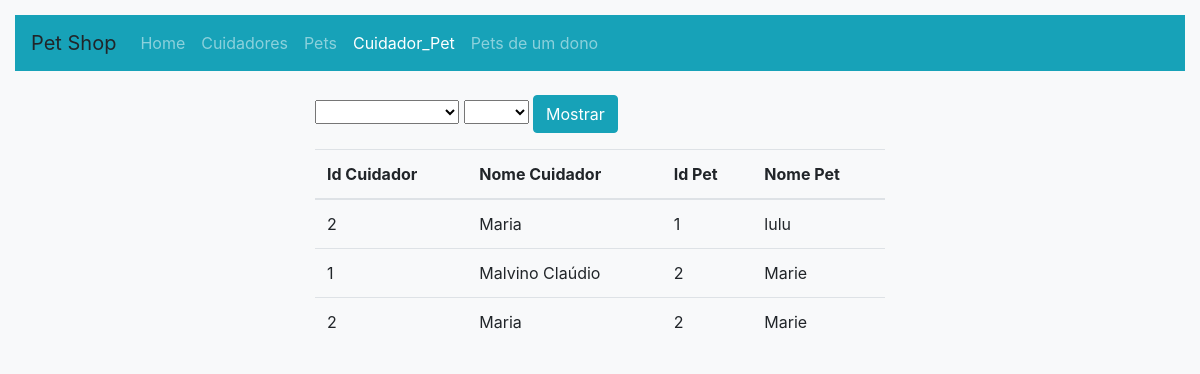
Page /ListaCuidador_Pet.php on the committed database.
### tables this page shows
CREATE TABLE `cuidador_pet` (
  `id_cuidador` int(11) NOT NULL,
  `id_pet` int(11) NOT NULL
);

CREATE TABLE `cuidador` (
  `id` int(11) NOT NULL,
  `nome` varchar(100) NOT NULL,
  `email` varchar(100) NOT NULL,
  `data_cadastro` datetime NOT NULL
);

CREATE TABLE `pet` (
  `id` int(11) NOT NULL,
  `nome` varchar(100) NOT NULL,
  `descricao` varchar(300) NOT NULL,
  `tel_tutor` varchar(11) NOT NULL,
  `data_cadastro` datetime NOT NULL
);

### Cuidador_Pet.php (called while the page is built, shortened)
<?php
class CuidadorPet
{
    public static function listar()
    {
        try {
            $conexao = Conexao::getConexao();
            $sql = $conexao->prepare("select c.nome as nomeC, id_cuidador, p.nome as nomeP, id_pet from cuidador_pet cp, cuidador c, pet p  where id_cuidador=c.id and id_pet=p.id ");
            $sql->execute();
            return $sql->fetchAll();
        } catch (Exception $e) {
            echo $e->getMessage();
            exit;
        }
    }
}
?>

### ListaCuidador_Pet.php (the view, shortened to what this page needs)
<!DOCTYPE html>
<html lang="pt-br">
<head>
    <link rel="stylesheet" href="https://stackpath.bootstrapcdn.com/bootstrap/4.1.3/css/bootstrap.min.css">
<link rel="stylesheet" href="PetShop.css">
</head>
<body class="bg-light">
<nav class="navbar navbar-expand-lg navbar-dark bg-info">
        <a class="navbar-brand">Pet Shop</a>
        <div class="collapse navbar-collapse" id="navbarNav">
            <ul class="navbar-nav">
            <li class="nav-item">
                <a class="nav-link" href="index.php">Home</a>
            </li>
            <li class="nav-item">
                <a class="nav-link" href="ListaCuidadores.php">Cuidadores</a>
            </li>
            <li class="nav-item">
                <a class="nav-link" href="ListaPets.php">Pets</a>
            </li>
            <li class="nav-item active">
                <a class="nav-link" href="ListaCuidador_Pet.php">Cuidador_Pet</a>
            </li>
            <li class="nav-item ">
                <a class="nav-link" href="ListarPetDono.php">Pets de um dono</a>
            </li>
            </ul>
        </div>
    </nav>
    <div class="row">
    <div class="col">
    </div>
    <div class="col-6">
    <br>
    <?php
require_once "configs/Cuidador_Pet.php";
?>
    <div class="form-group">
    <form method="POST">
            <select name="idCuidador"                                                                                                                                                                                                                                                                    ">
            <option value=""></option>
            <?php
            $listaCuidadores= Cuidador::listar();
            print_r($listaCuidadores);
            ?>
            </select>
            <select name="idPet"                                                                                                                                                                                                                                                                    >
            <option value=""></option>
            <?php
            $listaPets= Pet::listar();
            print_r($listaPets);
            ?>
            </select>
            <button type="submit" class="btn btn-info">Mostrar</button>
        </form>
</div>
    <table class="table bg-light">
        <thead>
            <tr>
            <th scope="col">Id Cuidador</th>
            <th scope="col">Nome Cuidador</th>
            <th scope="col">Id Pet</th>
            <th scope="col">Nome Pet</th>
            </tr>
        </thead>
        <tbody>
           <?php
            require_once "configs/Cuidador_Pet.php";
            $listaCuidadorPet =cuidadorPet::listar();
            foreach ($listaCuidadorPet as $cp) {
                echo "<tr>";
                echo "<td>" . $cp["id_cuidador"] . "</td>";
                echo "<td>" . $cp["nomeC"] . "</td>";
                echo "<td>" . $cp["id_pet"] . "</td>";
                echo "<td>" . $cp["nomeP"] . "</td>";
            }
            ?>
        </tbody>
    </table>
    </div>
    <div class="col">
    </div>
  </div>
</body>
</html>

### PetShop.css (style rules this page uses)
body { padding: 15px; }

### rows in the picture
cuidador_pet: id_cuidador "2", id_cuidador.nome "Maria", id_pet "1", id_pet.nome "lulu"
cuidador_pet: id_cuidador "1", id_cuidador.nome "Malvino Claúdio", id_pet "2", id_pet.nome "Marie"
cuidador_pet: id_cuidador "2", id_cuidador.nome "Maria", id_pet "2", id_pet.nome "Marie"
